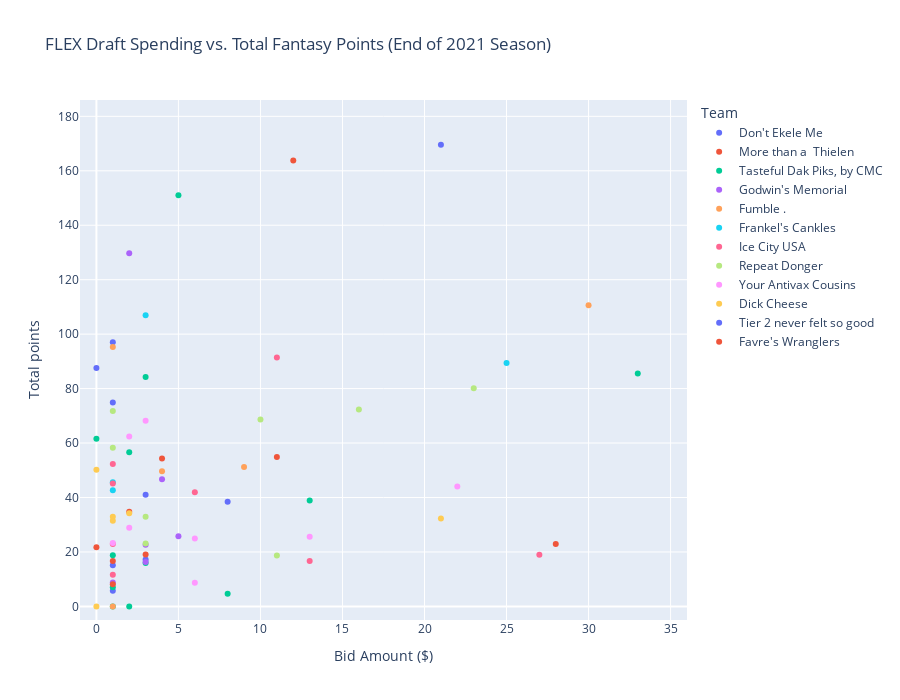

Write notebook code for a chart like this one.
### Code cell
import plotly.express as px


df_stints_f_waiver1 = df_stints_f_waiver[df_stints_f_waiver['Position'].isin(['RB','WR','TE'])]
# output_filename = '2020_FF_Draft_Value_plot.html'
plot_title = 'FLEX Draft Spending vs. Total Fantasy Points (End of 2021 Season)'
f=px.scatter(df_stints_f_waiver1, x="Bid Amount ($)", y="Total points",hover_name="Player",width=900, height=700,color='Team',title=plot_title)

# x_min_pos = 10
# y_min_pos = 10
# x_max_pos = int(df_flex['$'].max()*0.9)
# y_max_pos = int(df_flex['FPTS'].max()*0.9)

# f.add_trace(go.Scatter(
#     x=[x_min_pos , x_min_pos, x_max_pos, x_max_pos],
#     y=[y_min_pos, y_max_pos, y_min_pos, y_max_pos],
#     mode="text",
#     text=["Low Cost, Low Value", "Low Cost, High Value", "High Cost, Low Value", "High Cost, High Value"],
#     textposition="top center"
# ))
f.update_layout(xaxis_range=[-1, int(df_stints_f_waiver1["Bid Amount ($)"].max()*1.1)])
f.update_layout(yaxis_range=[-5,int(df_stints_f_waiver1["Total points"].max()*1.1)])

f.show()

import plotly.io as pio
# pio.write_html(f, file=output_filename, auto_open=True, include_plotlyjs="cdn")

### Figure 1 — Plotly figure (JSON) as saved in the notebook; plotly's stock layout.template omitted (floating-point values rounded to 4 significant figures)
{"data": [{"hovertemplate": "<b>%{hovertext}</b><br><br>Team=Don't Ekele Me<br>Bid Amount ($)=%{x}<br>Total points=%{y}<extra></extra>", "hovertext": ["James Conner", "Dawson Knox", "Marvin Jones Jr.", "Michael Carter", "Tevin Coleman", "Tre'Quan Smith", "Latavius Murray"], "legendgroup": "Don't Ekele Me", "marker": {"color": "#636efa", "symbol": "circle"}, "mode": "markers", "name": "Don't Ekele Me", "showlegend": true, "type": "scatter", "x": [21, 1, 0, 1, 3, 1, 1], "xaxis": "x", "y": [169.6, 97, 87.6, 74.9, 17.2, 15.1, 5.7], "yaxis": "y"}, {"hovertemplate": "<b>%{hovertext}</b><br><br>Team=More than a  Thielen<br>Bid Amount ($)=%{x}<br>Total points=%{y}<extra></extra>", "hovertext": ["Cordarrelle Patterson", "Van Jefferson", "Devonta Freeman", "Tyler Conklin", "Rondale Moore", "Mecole Hardman", "Foster Moreau"], "legendgroup": "More than a  Thielen", "marker": {"color": "#EF553B", "symbol": "circle"}, "mode": "markers", "name": "More than a  Thielen", "showlegend": true, "type": "scatter", "x": [12, 11, 4, 2, 28, 3, 1], "xaxis": "x", "y": [163.8, 54.9, 54.3, 34.8, 22.9, 19.1, 16.7], "yaxis": "y"}, {"hovertemplate": "<b>%{hovertext}</b><br><br>Team=Tasteful Dak Piks, by CMC<br>Bid Amount ($)=%{x}<br>Total points=%{y}<extra></extra>", "hovertext": ["Marquise Brown", "Chuba Hubbard", "Zach Ertz", "Tony Pollard", "D'Ernest Johnson", "Sterling Shepard", "Rex Burkhead", "Tyler Conklin", "Alex Collins", "Nyheim Hines", "Derrick Henry", "J.D. McKissic"], "legendgroup": "Tasteful Dak Piks, by CMC", "marker": {"color": "#00cc96", "symbol": "circle"}, "mode": "markers", "name": "Tasteful Dak Piks, by CMC", "showlegend": true, "type": "scatter", "x": [5, 33, 3, 0, 2, 13, 1, 3, 1, 8, 1, 2], "xaxis": "x", "y": [151.0, 85.5, 84.3, 61.6, 56.6, 38.9, 18.8, 15.9, 7, 4.6, 0, 0], "yaxis": "y"}, {"hovertemplate": "<b>%{hovertext}</b><br><br>Team=Godwin's Memorial<br>Bid Amount ($)=%{x}<br>Total points=%{y}<extra></extra>", "hovertext": ["Hunter Renfrow", "Pat Freiermuth", "Kenyan Drake", "Hunter Henry", "Jarvis Landry", "Courtland Sutton"], "legendgroup": "Godwin's Memorial", "marker": {"color": "#ab63fa", "symbol": "circle"}, "mode": "markers", "name": "Godwin's Memorial", "showlegend": true, "type": "scatter", "x": [2, 4, 5, 3, 3, 1], "xaxis": "x", "y": [129.7, 46.7, 25.8, 22.6, 16.3, 8.8], "yaxis": "y"}, {"hovertemplate": "<b>%{hovertext}</b><br><br>Team=Fumble .<br>Bid Amount ($)=%{x}<br>Total points=%{y}<extra></extra>", "hovertext": ["Elijah Mitchell", "Mike Gesicki", "Devontae Booker", "D'Onta Foreman", "T.Y. Hilton"], "legendgroup": "Fumble .", "marker": {"color": "#FFA15A", "symbol": "circle"}, "mode": "markers", "name": "Fumble .", "showlegend": true, "type": "scatter", "x": [30, 1, 9, 4, 1], "xaxis": "x", "y": [110.6, 95.3, 51.2, 49.6, 0], "yaxis": "y"}, {"hovertemplate": "<b>%{hovertext}</b><br><br>Team=Frankel's Cankles<br>Bid Amount ($)=%{x}<br>Total points=%{y}<extra></extra>", "hovertext": ["Michael Pittman Jr.", "Myles Gaskin", "Miles Sanders", "Devin Singletary"], "legendgroup": "Frankel's Cankles", "marker": {"color": "#19d3f3", "symbol": "circle"}, "mode": "markers", "name": "Frankel's Cankles", "showlegend": true, "type": "scatter", "x": [3, 25, 1, 1], "xaxis": "x", "y": [106.9, 89.4, 45.6, 42.7], "yaxis": "y"}, {"hovertemplate": "<b>%{hovertext}</b><br><br>Team=Ice City USA<br>Bid Amount ($)=%{x}<br>Total points=%{y}<extra></extra>", "hovertext": ["Jaylen Waddle", "Darnell Mooney", "Emmanuel Sanders", "Michael Pittman Jr.", "Darnell Mooney", "Kadarius Toney", "Damien Williams", "Dontrell Hilliard"], "legendgroup": "Ice City USA", "marker": {"color": "#FF6692", "symbol": "circle"}, "mode": "markers", "name": "Ice City USA", "showlegend": true, "type": "scatter", "x": [11, 1, 1, 6, 1, 27, 13, 1], "xaxis": "x", "y": [91.4, 52.3, 45.1, 41.9, 22.9, 19, 16.7, 11.6], "yaxis": "y"}, {"hovertemplate": "<b>%{hovertext}</b><br><br>Team=Repeat Donger<br>Bid Amount ($)=%{x}<br>Total points=%{y}<extra></extra>", "hovertext": ["Darrel Williams", "A.J. Green", "Brandon Aiyuk", "Dalton Schultz", "Rob Gronkowski", "Christian Kirk", "Jared Cook", "Latavius Murray"], "legendgroup": "Repeat Donger", "marker": {"color": "#B6E880", "symbol": "circle"}, "mode": "markers", "name": "Repeat Donger", "showlegend": true, "type": "scatter", "x": [23, 16, 1, 10, 1, 3, 3, 11], "xaxis": "x", "y": [80.1, 72.3, 71.8, 68.6, 58.3, 32.9, 23.1, 18.7], "yaxis": "y"}, {"hovertemplate": "<b>%{hovertext}</b><br><br>Team=Your Antivax Cousins<br>Bid Amount ($)=%{x}<br>Total points=%{y}<extra></extra>", "hovertext": ["Tony Pollard", "Elijah Moore", "Khalil Herbert", "Tim Patrick", "Alex Collins", "Rhamondre Stevenson", "Noah Fant", "DeVante Parker"], "legendgroup": "Your Antivax Cousins", "marker": {"color": "#FF97FF", "symbol": "circle"}, "mode": "markers", "name": "Your Antivax Cousins", "showlegend": true, "type": "scatter", "x": [3, 2, 22, 2, 13, 6, 1, 6], "xaxis": "x", "y": [68.2, 62.4, 44.0, 28.9, 25.6, 24.9, 23.3, 8.7], "yaxis": "y"}, {"hovertemplate": "<b>%{hovertext}</b><br><br>Team=Dick Cheese<br>Bid Amount ($)=%{x}<br>Total points=%{y}<extra></extra>", "hovertext": ["Alexander Mattison", "Mark Ingram II", "Alexander Mattison", "J.D. McKissic", "Chase Claypool", "Jeff Wilson Jr."], "legendgroup": "Dick Cheese", "marker": {"color": "#FECB52", "symbol": "circle"}, "mode": "markers", "name": "Dick Cheese", "showlegend": true, "type": "scatter", "x": [0, 2, 1, 21, 1, 0], "xaxis": "x", "y": [50.2, 34.2, 32.9, 32.3, 31.5, 0], "yaxis": "y"}, {"hovertemplate": "<b>%{hovertext}</b><br><br>Team=Tier 2 never felt so good<br>Bid Amount ($)=%{x}<br>Total points=%{y}<extra></extra>", "hovertext": ["Jared Cook", "Michael Gallup"], "legendgroup": "Tier 2 never felt so good", "marker": {"color": "#636efa", "symbol": "circle"}, "mode": "markers", "name": "Tier 2 never felt so good", "showlegend": true, "type": "scatter", "x": [3, 8], "xaxis": "x", "y": [41, 38.4], "yaxis": "y"}, {"hovertemplate": "<b>%{hovertext}</b><br><br>Team=Favre's Wranglers<br>Bid Amount ($)=%{x}<br>Total points=%{y}<extra></extra>", "hovertext": ["Phillip Lindsay", "Tyler Higbee"], "legendgroup": "Favre's Wranglers", "marker": {"color": "#EF553B", "symbol": "circle"}, "mode": "markers", "name": "Favre's Wranglers", "showlegend": true, "type": "scatter", "x": [0, 1], "xaxis": "x", "y": [21.7, 8.1], "yaxis": "y"}], "layout": {"height": 700, "legend": {"title": {"text": "Team"}, "tracegroupgap": 0}, "title": {"text": "FLEX Draft Spending vs. Total Fantasy Points (End of 2021 Season)"}, "width": 900, "xaxis": {"anchor": "y", "domain": [0, 1], "range": [-1, 36], "title": {"text": "Bid Amount ($)"}}, "yaxis": {"anchor": "x", "domain": [0, 1], "range": [-5, 186], "title": {"text": "Total points"}}}}
